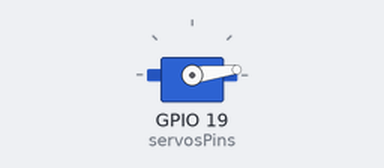
Recording of a program running on a simulated ESP32. On the bench: servo. What the program prints to the serial monitor is not drawn.

Above: at 0.05 s.
At 0.55 s:
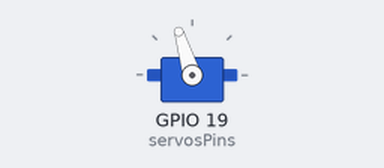
At 0.9 s:
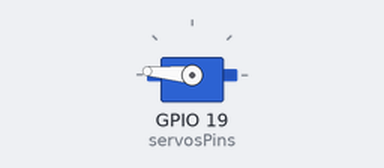
At 2.4 s:
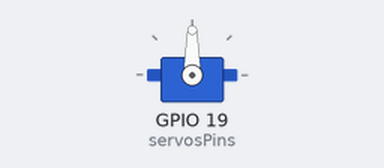
Timing chart, 0 to 5.5 s (numbered marks = the images above):
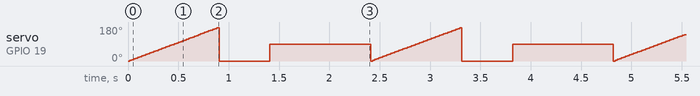

The program:

main.cpp
```cpp
#include <Arduino.h>
#include <Servo.h>

static const int servosPins = 19;

Servo servos;

void setServos(int degrees) {
    servos.write((degrees) % 180);
}

void setup() {
    Serial.begin(115200);
    if(!servos.attach(servosPins)) {
        Serial.print("Servo attach error.");
    }
}

void loop() {
    for(int posDegrees = 0; posDegrees <= 180; posDegrees++) {
        setServos(posDegrees);
        Serial.println(posDegrees);
        delay(5);
    }
    delay(500);
    setServos(90);
    Serial.println(90);
    delay(1000);


/*     for(int posDegrees = 180; posDegrees >= 0; posDegrees--) {
        setServos(posDegrees);
        Serial.println(posDegrees);
        delay(5);
    } */
}
```
